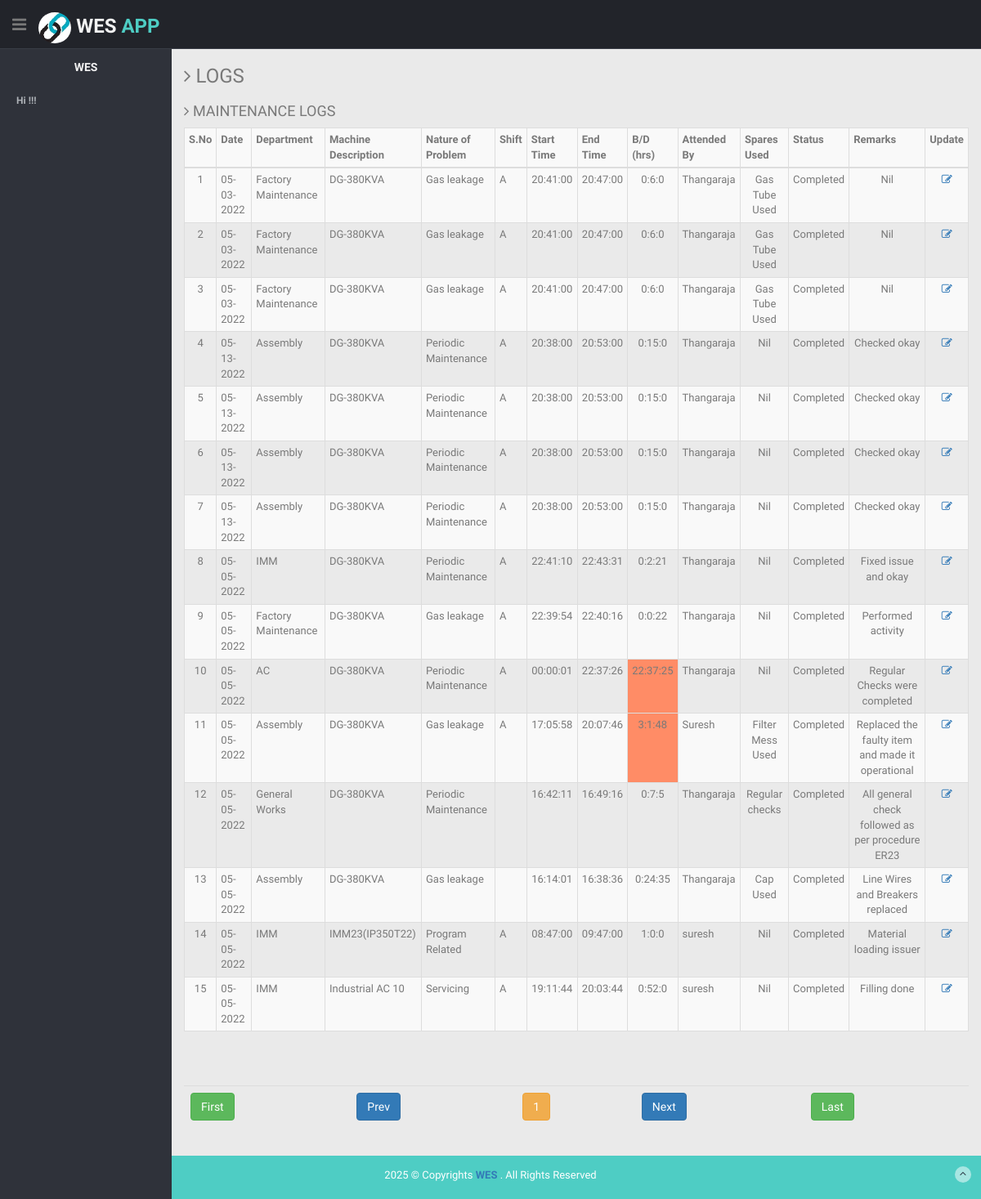
The page /php/dashboard/iindex.php (signed in) on the database its author committed.
### tables this page shows
CREATE TABLE `mlog` (
  `id` int(11) NOT NULL,
  `stdate` varchar(10) NOT NULL,
  `eddate` varchar(10) NOT NULL,
  `dept` varchar(50) NOT NULL,
  `item_description1` text NOT NULL,
  `nop` varchar(50) NOT NULL,
  `stype` varchar(50) NOT NULL,
  `stime` varchar(10) NOT NULL,
  `etime` varchar(10) NOT NULL,
  `bdtime` varchar(50) NOT NULL,
  `sused` varchar(255) NOT NULL,
  `stat` varchar(50) NOT NULL,
  `remarks` text NOT NULL,
  `username` varchar(25) NOT NULL,
  `trn_date` varchar(20) NOT NULL,
  `numail` varchar(50) NOT NULL
);

### php/dashboard/iindex.php (the view, shortened to what this page needs)
<?php
require("../cheader.php");
?>
<section id="main-content">
<section class="wrapper">
<h3><i class="fa fa-angle-right"></i> LOGS </h3>
<div class="row">
<div class="col-lg-12">
<div style='overflow: auto;'>
<h4><i class="fa fa-angle-right"></i> MAINTENANCE LOGS </h4>
<section id="unseen">
<table class="table table-bordered table-striped table-condensed">
<thead>
<tbody>
<tr>
<th><strong>S.No</strong></th>
<th><strong>Date</strong></th>
<th><strong>Department </strong></th>
<th><strong>Machine Description </strong></th>
<th><strong>Nature of Problem </strong></th>
<th><strong>Shift</strong></th>
<th><strong>Start Time</strong></th>
<th><strong>End Time</strong></th>
<th><strong>B/D (hrs)</strong></th>
<th><strong>Attended By</strong></th>
<th><strong>Spares Used</strong></th>
<th><strong>Status</strong></th>
<th><strong>Remarks</strong></th>
<th><strong>Update </strong></th>
</tr>
</thead>
<tbody>
<?php
$stat = 'Completed';
        if (isset($_GET['pageno'])) {
            $pageno = $_GET['pageno'];
        } else {
            $pageno = 1;
        }
        $no_of_records_per_page = 15;
        $offset = ($pageno-1) * $no_of_records_per_page;
        $total_pages_sql = "SELECT COUNT(*) FROM mlog where stat='".$stat."' ORDER BY id DESC";
        $result = mysqli_query($con,$total_pages_sql);
        $total_rows = mysqli_fetch_array($result)[0];
        $total_pages = ceil($total_rows / $no_of_records_per_page);
        $sql = "SELECT * FROM mlog where stat='".$stat."' ORDER BY id DESC LIMIT $offset, $no_of_records_per_page";
        $result = mysqli_query($con,$sql);
		$count=1;
while($row = mysqli_fetch_assoc($result)) { ?>
<tr>
<td align="center"><?php echo $count; ?></td>
<td align="left"><?php echo $row["stdate"]; ?></td>
<td align="left"><?php echo $row["dept"]; ?></td>
<td align="left"><?php echo $row["item_description1"]; ?></td>
<td align="left"><?php echo $row["nop"]; ?></td>
<td align="left">
<?php include "../db.php";
	$sql=mysqli_query($con,"select * from shifts ");
	while($res=mysqli_fetch_assoc($sql)){
	$stshift=$res['stshift'];
	$edshift=$res['edshift'];
	}
	$stime=$row['stime'];
	if ($stime < $stshift){
		echo "A";
	} elseif ($stime > $edshift) {
		echo "A";
	} elseif ($stime < $stshift) {
		echo "B";
	} elseif ($stime > $edshift) {
		echo "B";
	} elseif ($stime < $stshift) {
		echo "C";
	} elseif ($stime > $edshift) {
		echo "C";
	} elseif ($stime < $stshift) {
		echo "G";
	} elseif ($stime > $edshift) {
		echo "G";
	} else
	{
	}
	 ?>
</td>
<td align="center"><?php echo $row['stime'];?></td>
<td align="center"><?php echo $row['etime'];?></td>
<td align="center" <?php
$a=$row['stime'];
$b=$row['etime'];
$d1 = new DateTime($a);
$d2 = new DateTime($b);
$interval = $d1->diff($d2);
$diffInHours   = $interval->h;
if ($diffInHours > '1')
{
$bgColor = ' style="background-color:#ff8c66;" ';
}else{
$bgColor = ' ';
} echo $bgColor; ?> >
<?php
$a=$row['stime'];
$b=$row['etime'];
$d1 = new DateTime($a);
$d2 = new DateTime($b);
$interval = $d1->diff($d2);
echo $diffInHours   = $interval->h;
echo ":";
echo $diffInMinutes = $interval->i;
echo ":";
echo $diffInSeconds = $interval->s;
?></td>
<td align="left"><?php echo $row["username"]; ?></td>
<td align="center"><?php echo $row["sused"]; ?></td>
<td align="center"><?php echo $row["stat"]; ?></td>
<td align="center"><?php echo $row["remarks"]; ?></td>
<td align="center"><a href=" update.php?id=<?php echo $row["id"]; ?>" ><i class="fa fa-edit"></i></a></td>
<?php $count++; } ?>
</tbody>
</table>
</div>
<div style='overflow: auto;' align='center'>
<table class="table">
<thead>
<tbody>
<tr>
    <ul class="pagination">
        <td><a href="?pageno=1" class="btn btn-success">First</a></td>
        <td class="<?php if($pageno <= 1){ echo 'disabled'; } ?>">
            <a href="<?php if($pageno <= 1){ echo '#'; } else { echo "?pageno=".($pageno - 1); } ?>" class="btn btn-primary">Prev</a>
        </td>
        <td class="">
            <a href="<?php echo "?pageno=".($pageno); ?>" class="btn btn-warning"><?php echo "$pageno"; ?></a>
        </td>
        <td class="<?php if($pageno >= $total_pages){ echo 'disabled'; } ?>">
            <a href="<?php if($pageno >= $total_pages){ echo '#'; } else { echo "?pageno=".($pageno + 1); } ?>" class="btn btn-primary">Next</a>
        </td>
        <td><a href="?pageno=<?php echo $total_pages; ?>"class="btn btn-success">Last</a></td>
    </ul>
</table>
              </section>
      </section>
    </section>
<?php
require("../footer.php");
?>

### php/cheader.php (shortened to what this page needs)
<!DOCTYPE html>
<html lang="en">
<head>
  <link href="../lib/bootstrap/css/bootstrap.min.css" rel="stylesheet">
  <link href="../lib/font-awesome/css/font-awesome.css" rel="stylesheet" />
  <link href="../lib/fancybox/jquery.fancybox.css" rel="stylesheet" />
  <link href="../css/style.css" rel="stylesheet">
  <link href="../css/style-responsive.css" rel="stylesheet">
 <link rel="stylesheet" type="text/css" href="../lib/bootstrap-timepicker/compiled/timepicker.css" />
<link rel="stylesheet" type="text/css" href="../lib/bootstrap-datepicker/css/datepicker.css" />
</head>
<body>
  <section id="container">
    <header class="header black-bg">
      <div class="sidebar-toggle-box">
        <div class="fa fa-bars tooltips" data-placement="right" data-original-title=""></div>
      </div>
      <a href="" class="logo"><img src="../logo.jpg" class="img-circle" width="40"><b> WES <span> APP </span></b></a>
    </header>
    <aside>
      <div id="sidebar" class="nav-collapse ">
        <ul class="sidebar-menu" id="nav-accordion">
          <p class="centered">
          <h5 class="centered">WES</h5>
					<li><a href=""><b><b>Hi <?php echo strtoupper($_SESSION['username']); ?>  !!!</b></b></a></li>
				</ul>
      </div>
    </aside>

### php/footer.php (shortened to what this page needs)
    <footer class="site-footer">
      <div class="text-center">
        <p>
          <script>document.write(new Date().getFullYear());</script> &copy; Copyrights <strong><a href="https://weighembededsolutions.com/"> WES </strong></a>. All Rights Reserved
        </p>
        <a href="index.html#" class="go-top">
          <i class="fa fa-angle-up"></i>
          </a>
      </div>
    </footer>
</body>
</html>

### php/css/style.css (style rules this page uses)
body { color: #797979; background: #eaeaea; font-family: 'Ruda', sans-serif; padding: 0px !important; margin: 0px !important; font-size:13px; }
ul li { list-style: none; }
a, a:hover, a:focus { text-decoration: none; outline: none; }
#container { width: 100%; height: 100%; }
.centered { text-align: center; }
#sidebar { width: 210px; height: 100%; position: fixed; background: #2f323a; }
#sidebar h5 { color: #f2f2f2; font-weight: 700; }
#sidebar ul li { position: relative; }
ul.sidebar-menu , ul.sidebar-menu li ul.sub { margin: -2px 0 0; padding: 0; }
ul.sidebar-menu { margin-top: 75px; }
ul.sidebar-menu li { margin-bottom: 5px; margin-left:10px; margin-right:10px; }
ul.sidebar-menu li a { color: #aeb2b7; text-decoration: none; display: block; padding: 15px 0 15px 10px; font-size: 12px; outline: none; -webkit-transition: all 0.3s ease; -moz-transition: all 0.3s ease; -o-transition: all 0.3s ease; -ms-transition: all 0.3s ease; transition: all 0.3s ease; }
#main-content { margin-left: 210px; }
.header, .footer { min-height: 60px; padding: 0 15px; }
.header { position: fixed; left: 0; right: 0; z-index: 1002; }
.black-bg { background: #22242a; border-bottom: 1px solid #393d46; }
.wrapper { display: inline-block; margin-top: 60px; padding-left: 15px; padding-right: 15px; padding-bottom: 15px; padding-top: 0px; width: 100%; }
a.logo { font-size: 24px; color: #f2f2f2; float: left; margin-top: 15px; text-transform: uppercase; }
a.logo b { font-weight: 900; }
a.logo span { color: #4ECDC4; }
.sidebar-toggle-box { float: left; padding-right: 15px; margin-top: 20px; }
.sidebar-toggle-box .fa-bars { cursor: pointer; display: inline-block; font-size: 20px; }
.site-footer { background: #4ECDC4; color: #fff; padding: 15px 0; }
.site-footer p { margin-bottom: 5px; }
.go-top { margin-right: 1%; margin-top: -25px; float: right; background: rgba(255,255,255,.5); width: 20px; height: 20px; border-radius: 50%; -webkit-border-radius: 50%; }
.go-top i { color: #2A3542; }

### rows shown on the page
mlog: stdate "05-03-2022", dept "Factory Maintenance", item_description1 "DG-380KVA", nop "Gas leakage", stime "20:41:00", etime "20:47:00", stime+etime "0", stime+etime "6", username "Thangaraja", sused "Gas Tube Used", stat "Completed", remarks "Nil"
mlog: stdate "05-03-2022", dept "Factory Maintenance", item_description1 "DG-380KVA", nop "Gas leakage", stime "20:41:00", etime "20:47:00", stime+etime "0", stime+etime "6", username "Thangaraja", sused "Gas Tube Used", stat "Completed", remarks "Nil"
mlog: stdate "05-03-2022", dept "Factory Maintenance", item_description1 "DG-380KVA", nop "Gas leakage", stime "20:41:00", etime "20:47:00", stime+etime "0", stime+etime "6", username "Thangaraja", sused "Gas Tube Used", stat "Completed", remarks "Nil"
mlog: stdate "05-13-2022", dept "Assembly", item_description1 "DG-380KVA", nop "Periodic Maintenance", stime "20:38:00", etime "20:53:00", stime+etime "0", stime+etime "15", username "Thangaraja", sused "Nil", stat "Completed", remarks "Checked okay"
mlog: stdate "05-13-2022", dept "Assembly", item_description1 "DG-380KVA", nop "Periodic Maintenance", stime "20:38:00", etime "20:53:00", stime+etime "0", stime+etime "15", username "Thangaraja", sused "Nil", stat "Completed", remarks "Checked okay"
mlog: stdate "05-13-2022", dept "Assembly", item_description1 "DG-380KVA", nop "Periodic Maintenance", stime "20:38:00", etime "20:53:00", stime+etime "0", stime+etime "15", username "Thangaraja", sused "Nil", stat "Completed", remarks "Checked okay"
mlog: stdate "05-13-2022", dept "Assembly", item_description1 "DG-380KVA", nop "Periodic Maintenance", stime "20:38:00", etime "20:53:00", stime+etime "0", stime+etime "15", username "Thangaraja", sused "Nil", stat "Completed", remarks "Checked okay"
mlog: stdate "05-05-2022", dept "IMM", item_description1 "DG-380KVA", nop "Periodic Maintenance", stime "22:41:10", etime "22:43:31", stime+etime "0", stime+etime "2", stime+etime "21", username "Thangaraja", sused "Nil", stat "Completed", remarks "Fixed issue and okay"
mlog: stdate "05-05-2022", dept "Factory Maintenance", item_description1 "DG-380KVA", nop "Gas leakage", stime "22:39:54", etime "22:40:16", stime+etime "0", stime+etime "22", username "Thangaraja", sused "Nil", stat "Completed", remarks "Performed activity"
mlog: stdate "05-05-2022", dept "AC", item_description1 "DG-380KVA", nop "Periodic Maintenance", stime "00:00:01", etime "22:37:26", stime+etime "22", stime+etime "37", stime+etime "25", username "Thangaraja", sused "Nil", stat "Completed", remarks "Regular Checks were completed"
mlog: stdate "05-05-2022", dept "Assembly", item_description1 "DG-380KVA", nop "Gas leakage", stime "17:05:58", etime "20:07:46", stime+etime "3", stime+etime "1", stime+etime "48", username "Suresh", sused "Filter Mess Used", stat "Completed", remarks "Replaced the faulty item and made it operational"
mlog: stdate "05-05-2022", dept "General Works", item_description1 "DG-380KVA", nop "Periodic Maintenance", stime "16:42:11", etime "16:49:16", stime+etime "0", stime+etime "7", stime+etime "5", username "Thangaraja", sused "Regular checks", stat "Completed", remarks "All general check followed as per procedure ER23"
mlog: stdate "05-05-2022", dept "Assembly", item_description1 "DG-380KVA", nop "Gas leakage", stime "16:14:01", etime "16:38:36", stime+etime "0", stime+etime "24", stime+etime "35", username "Thangaraja", sused "Cap Used", stat "Completed", remarks "Line Wires and Breakers replaced"
mlog: stdate "05-05-2022", dept "IMM", item_description1 "IMM23(IP350T22)", nop "Program Related", shows "A", stime "08:47:00", etime "09:47:00", stime+etime "1", stime+etime "0", username "suresh", sused "Nil", stat "Completed", remarks "Material loading issuer"
mlog: stdate "05-05-2022", dept "IMM", item_description1 "Industrial AC 10", nop "Servicing", stime "19:11:44", etime "20:03:44", stime+etime "0", stime+etime "52", username "suresh", sused "Nil", stat "Completed", remarks "Filling done"

### other values the page prints
$pageno "1"
